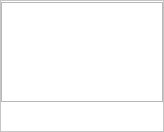
<?xml version="1.0" encoding="UTF-8"?>
<ui version="4.0">
 <class>ShareScreenItemWidget</class>
 <widget class="QWidget" name="ShareScreenItemWidget">
  <property name="geometry">
   <rect>
    <x>0</x>
    <y>0</y>
    <width>164</width>
    <height>132</height>
   </rect>
  </property>
  <property name="maximumSize">
   <size>
    <width>182</width>
    <height>200</height>
   </size>
  </property>
  <property name="windowTitle">
   <string>Form</string>
  </property>
  <property name="styleSheet">
   <string notr="true">QWidget#ShareScreenItemWidget{
background: rgba(255, 255, 255, 0);
}</string>
  </property>
  <layout class="QVBoxLayout" name="verticalLayout">
   <property name="spacing">
    <number>0</number>
   </property>
   <property name="leftMargin">
    <number>0</number>
   </property>
   <property name="topMargin">
    <number>0</number>
   </property>
   <property name="rightMargin">
    <number>0</number>
   </property>
   <property name="bottomMargin">
    <number>0</number>
   </property>
   <item>
    <widget class="QFrame" name="frame">
     <property name="styleSheet">
      <string notr="true">QFrame#frame{
background: #FFFFFF;
}</string>
     </property>
     <property name="frameShape">
      <enum>QFrame::StyledPanel</enum>
     </property>
     <property name="frameShadow">
      <enum>QFrame::Raised</enum>
     </property>
     <layout class="QVBoxLayout" name="verticalLayout_2">
      <property name="spacing">
       <number>0</number>
      </property>
      <property name="leftMargin">
       <number>0</number>
      </property>
      <property name="topMargin">
       <number>0</number>
      </property>
      <property name="rightMargin">
       <number>0</number>
      </property>
      <property name="bottomMargin">
       <number>0</number>
      </property>
      <item>
       <widget class="QFrame" name="frame_2">
        <property name="minimumSize">
         <size>
          <width>0</width>
          <height>100</height>
         </size>
        </property>
        <property name="maximumSize">
         <size>
          <width>16777215</width>
          <height>100</height>
         </size>
        </property>
        <property name="styleSheet">
         <string notr="true">QFrame#frame_2[status=&quot;normal&quot;]{
background: #F7F7F7;
border: 2px solid #EAEAEA;
border-radius:3px;
}

QFrame#frame_2[status=&quot;hover&quot;]{
background: #F7F7F7;
border: 2px solid #4FACFF;
border-radius:3px;
}

QFrame#frame_2[status=&quot;selected&quot;]{
background: #F7F7F7;
border: 2px solid #4FACFF;
border-radius:3px;
}</string>
        </property>
        <property name="frameShape">
         <enum>QFrame::StyledPanel</enum>
        </property>
        <property name="frameShadow">
         <enum>QFrame::Raised</enum>
        </property>
        <layout class="QVBoxLayout" name="verticalLayout_3">
         <property name="leftMargin">
          <number>16</number>
         </property>
         <item>
          <widget class="QLabel" name="preview">
           <property name="minimumSize">
            <size>
             <width>130</width>
             <height>80</height>
            </size>
           </property>
           <property name="maximumSize">
            <size>
             <width>130</width>
             <height>80</height>
            </size>
           </property>
           <property name="styleSheet">
            <string notr="true"/>
           </property>
           <property name="text">
            <string/>
           </property>
          </widget>
         </item>
        </layout>
       </widget>
      </item>
      <item>
       <widget class="QLabel" name="title">
        <property name="sizePolicy">
         <sizepolicy hsizetype="Preferred" vsizetype="Preferred">
          <horstretch>0</horstretch>
          <verstretch>0</verstretch>
         </sizepolicy>
        </property>
        <property name="minimumSize">
         <size>
          <width>100</width>
          <height>25</height>
         </size>
        </property>
        <property name="maximumSize">
         <size>
          <width>16777215</width>
          <height>25</height>
         </size>
        </property>
        <property name="styleSheet">
         <string notr="true">font-size: 12px;
color: #333333;</string>
        </property>
        <property name="text">
         <string/>
        </property>
        <property name="alignment">
         <set>Qt::AlignCenter</set>
        </property>
       </widget>
      </item>
     </layout>
    </widget>
   </item>
  </layout>
 </widget>
 <resources>
  <include location="demo.qrc"/>
 </resources>
 <connections/>
</ui>
